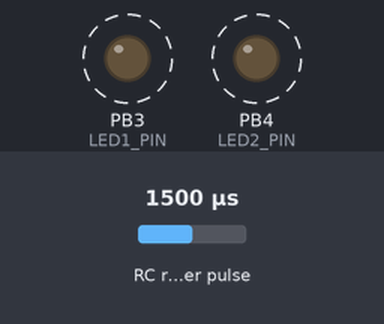
The sketch below on a simulated ATtiny85, built with avr-gcc and run on an emulated ATtiny85. Parts: output pins drawn as LEDs (lit = HIGH). Wiring (inferred from the names in the program): RC receiver channel: data PB0. Dashed ring = blinking. The inputs (shaded band) are chosen by the test bench; at power-on: RC receiver pulse 1500 µs.

Above: at 2.7 s.
3.3 s: RC receiver pulse set to 1487 µs
At 3.3 s:
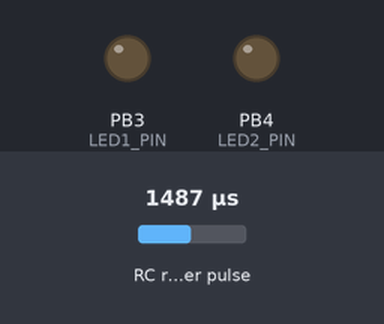
4.8 s: RC receiver pulse set to 1500 µs
At 5.2 s:
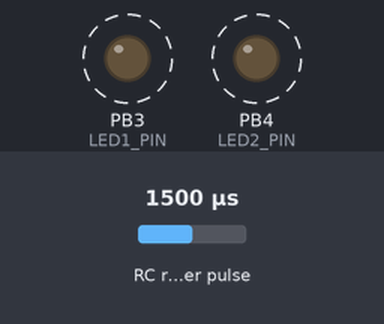
7.8 s: RC receiver pulse set to 1020 µs
At 7.8 s:
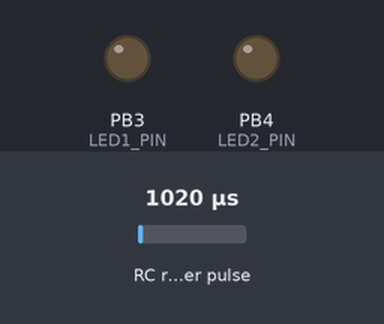
9.3 s: RC receiver pulse set to 1750 µs
At 9.7 s:
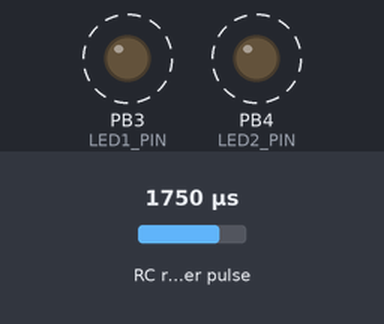
Timing chart, 0 to 13.3 s (numbered marks = the images above; inputs shaded):
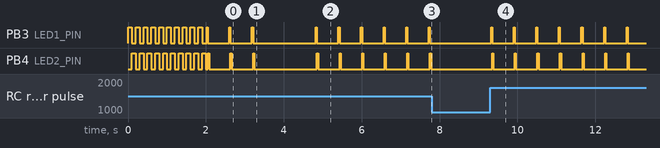

The sketch:

leds_flasher.ino
```cpp
/*
  Reads signal from R/C receiver and blinks LEDs based on signal threshold

  Input:
    R/C channel: pin#5 (PB0) - PWM signal from receiver
  Output:
    LED1: pin#2 (PB3)
    LED2: pin#3 (PB4)

  Signal threshold: 1500μs (standard servo center position)
  LED blink pattern: Alternating blinks when signal exceeds threshold

  ATTINY85 pinout: https://medium.com/jungletronics/attiny85-easy-flashing-through-arduino-b5f896c48189
*/

// Pin definitions
const uint8_t RC_PIN = PB0;
const uint8_t LED1_PIN = PB3;
const uint8_t LED2_PIN = PB4;

// Configuration
const unsigned int SIGNAL_THRESHOLD = 1500; // microseconds
const unsigned int PULSE_TIMEOUT = 25000;   // microseconds
const unsigned int BLINK_DURATION = 30;     // milliseconds
const unsigned int BLINK_DELAY = 500;       // milliseconds
const uint8_t STARTUP_BLINKS = 10;

void setup() {
  // Configure pins
  pinMode(RC_PIN, INPUT);    // PWM input from receiver
  pinMode(LED1_PIN, OUTPUT); // LED1 output
  pinMode(LED2_PIN, OUTPUT); // LED2 output

  // Startup indicator blink sequence
  for (int i = 0; i < STARTUP_BLINKS; i++) {
    blinkLeds(100);
  }
}

void blinkLeds(int duration_ms) {
  // Blink LED1
  digitalWrite(LED1_PIN, HIGH);
  delay(duration_ms);
  digitalWrite(LED1_PIN, LOW);

  // Blink LED2
  digitalWrite(LED2_PIN, HIGH);
  delay(duration_ms);
  digitalWrite(LED2_PIN, LOW);
}

void loop() {
  // Read PWM signal from receiver
  int pwmSignal = pulseIn(RC_PIN, HIGH, PULSE_TIMEOUT);

  // Blink LEDs if signal exceeds threshold
  if (pwmSignal > SIGNAL_THRESHOLD) {
    blinkLeds(BLINK_DURATION);
    delay(BLINK_DELAY);
  }
}
```

Measured:
- the behaviour switches between 1500 and 1499 µs on RC receiver pulse (found by bisection; images 0 and 1)
- after the input at 3.3 s, PB3 (LED1_PIN), PB4 (LED2_PIN): stops changing and stays LOW
- after the input at 4.8 s, PB3 (LED1_PIN): alternates HIGH for 0.03 s and LOW for 0.55 s, starting at once; PB4 (LED2_PIN): alternates HIGH for 0.03 s and LOW for 0.55 s, starting after 0.05 s
- after the input at 7.8 s, PB3 (LED1_PIN), PB4 (LED2_PIN): stops changing and stays LOW
- after the input at 9.3 s, PB3 (LED1_PIN): alternates HIGH for 0.03 s and LOW for 0.55 s, starting at once; PB4 (LED2_PIN): alternates HIGH for 0.03 s and LOW for 0.55 s, starting after 0.05 s
